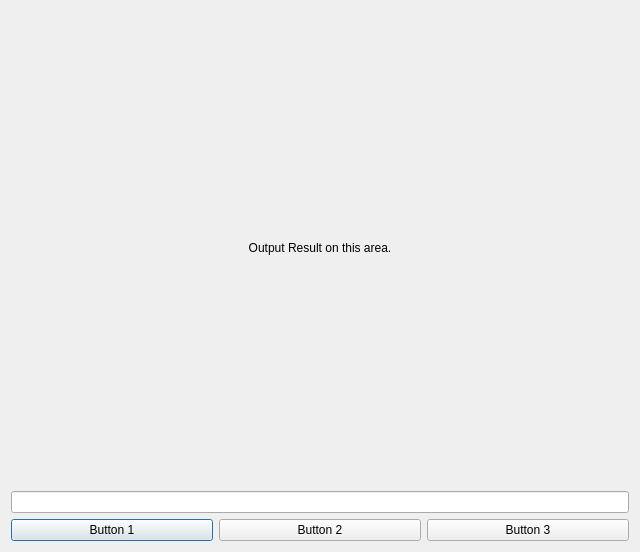
<?xml version="1.0" encoding="UTF-8"?>
<ui version="4.0">
 <class>Dialog</class>
 <widget class="QDialog" name="Dialog">
  <property name="geometry">
   <rect>
    <x>0</x>
    <y>0</y>
    <width>640</width>
    <height>552</height>
   </rect>
  </property>
  <property name="windowTitle">
   <string>Dialog</string>
  </property>
  <layout class="QVBoxLayout" name="verticalLayout">
   <item>
    <widget class="QLabel" name="label">
     <property name="minimumSize">
      <size>
       <width>0</width>
       <height>400</height>
      </size>
     </property>
     <property name="text">
      <string>Output Result on this area.</string>
     </property>
     <property name="alignment">
      <set>Qt::AlignCenter</set>
     </property>
    </widget>
   </item>
   <item>
    <widget class="QLineEdit" name="lineEdit"/>
   </item>
   <item>
    <layout class="QHBoxLayout" name="horizontalLayout">
     <item>
      <widget class="QPushButton" name="Button1">
       <property name="text">
        <string>Button 1</string>
       </property>
      </widget>
     </item>
     <item>
      <widget class="QPushButton" name="Button2">
       <property name="text">
        <string>Button 2</string>
       </property>
      </widget>
     </item>
     <item>
      <widget class="QPushButton" name="Button3">
       <property name="text">
        <string>Button 3</string>
       </property>
      </widget>
     </item>
    </layout>
   </item>
  </layout>
 </widget>
 <resources/>
 <connections>
  <connection>
   <sender>Button1</sender>
   <signal>clicked()</signal>
   <receiver>Dialog</receiver>
   <slot>slot1()</slot>
   <hints>
    <hint type="sourcelabel">
     <x>112</x>
     <y>496</y>
    </hint>
    <hint type="destinationlabel">
     <x>113</x>
     <y>392</y>
    </hint>
   </hints>
  </connection>
  <connection>
   <sender>Button2</sender>
   <signal>clicked()</signal>
   <receiver>Dialog</receiver>
   <slot>slot2()</slot>
   <hints>
    <hint type="sourcelabel">
     <x>333</x>
     <y>493</y>
    </hint>
    <hint type="destinationlabel">
     <x>336</x>
     <y>420</y>
    </hint>
   </hints>
  </connection>
  <connection>
   <sender>Button3</sender>
   <signal>clicked()</signal>
   <receiver>Dialog</receiver>
   <slot>slot3()</slot>
   <hints>
    <hint type="sourcelabel">
     <x>538</x>
     <y>499</y>
    </hint>
    <hint type="destinationlabel">
     <x>543</x>
     <y>405</y>
    </hint>
   </hints>
  </connection>
  <connection>
   <sender>lineEdit</sender>
   <signal>textChanged(QString)</signal>
   <receiver>label</receiver>
   <slot>setText(QString)</slot>
   <hints>
    <hint type="sourcelabel">
     <x>202</x>
     <y>429</y>
    </hint>
    <hint type="destinationlabel">
     <x>206</x>
     <y>387</y>
    </hint>
   </hints>
  </connection>
 </connections>
 <slots>
  <slot>slot1()</slot>
  <slot>slot2()</slot>
  <slot>slot3()</slot>
 </slots>
</ui>
